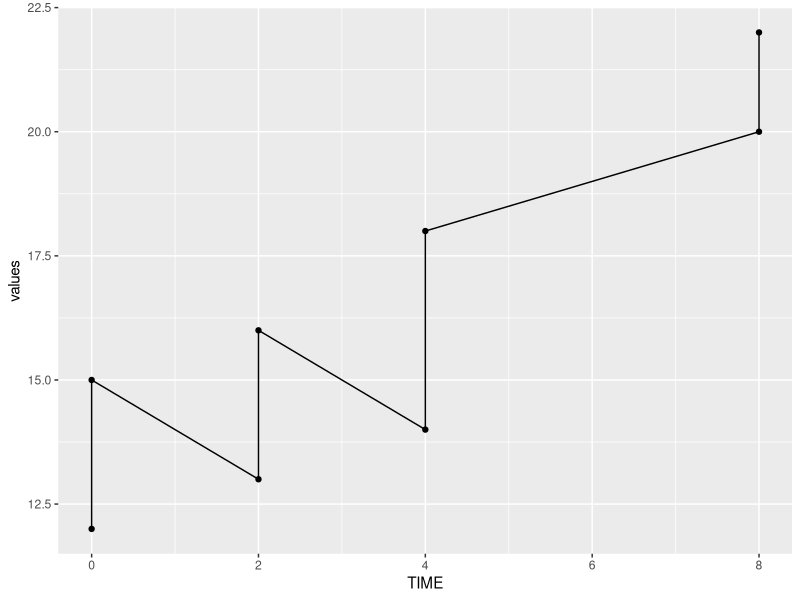

Reproduce this figure in R.
library(tidyverse)
myData <- tribble(~"ID",~"TIME",~"values",
                  1, 0, 12, 
                  1, 2, 13, 
                  1, 4, 14, 
                  1, 8, 20, 
                  2, 0, 15, 
                  2, 2, 16, 
                  2, 4, 18, 
                  2, 8, 22)

myGraph <- ggplot(myData, 
                  mapping= aes(x= TIME, y = values)) +
  geom_point() +
  geom_line()

myGraph